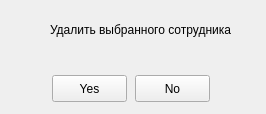
<?xml version="1.0" encoding="UTF-8"?>
<ui version="4.0">
 <class>Form</class>
 <widget class="QWidget" name="Form">
  <property name="windowModality">
   <enum>Qt::ApplicationModal</enum>
  </property>
  <property name="geometry">
   <rect>
    <x>0</x>
    <y>0</y>
    <width>266</width>
    <height>114</height>
   </rect>
  </property>
  <property name="windowTitle">
   <string>Confirm</string>
  </property>
  <property name="windowIcon">
   <iconset>
    <normaloff>bmp/18.bmp</normaloff>bmp/18.bmp</iconset>
  </property>
  <widget class="QPushButton" name="pushButton">
   <property name="geometry">
    <rect>
     <x>52</x>
     <y>75</y>
     <width>75</width>
     <height>27</height>
    </rect>
   </property>
   <property name="text">
    <string>Yes</string>
   </property>
   <property name="icon">
    <iconset>
     <normaloff>bmp/124.bmp</normaloff>bmp/124.bmp</iconset>
   </property>
   <property name="autoRepeatInterval">
    <number>100</number>
   </property>
  </widget>
  <widget class="QPushButton" name="pushButton_2">
   <property name="geometry">
    <rect>
     <x>135</x>
     <y>75</y>
     <width>75</width>
     <height>27</height>
    </rect>
   </property>
   <property name="text">
    <string>No</string>
   </property>
   <property name="icon">
    <iconset>
     <normaloff>bmp/111.bmp</normaloff>bmp/111.bmp</iconset>
   </property>
  </widget>
  <widget class="QLabel" name="label">
   <property name="geometry">
    <rect>
     <x>10</x>
     <y>10</y>
     <width>41</width>
     <height>41</height>
    </rect>
   </property>
   <property name="text">
    <string/>
   </property>
   <property name="pixmap">
    <pixmap>bmp/124552.bmp</pixmap>
   </property>
  </widget>
  <widget class="QLabel" name="label_2">
   <property name="geometry">
    <rect>
     <x>50</x>
     <y>20</y>
     <width>181</width>
     <height>20</height>
    </rect>
   </property>
   <property name="text">
    <string>Удалить выбранного сотрудника?</string>
   </property>
  </widget>
 </widget>
 <resources/>
 <connections/>
</ui>
